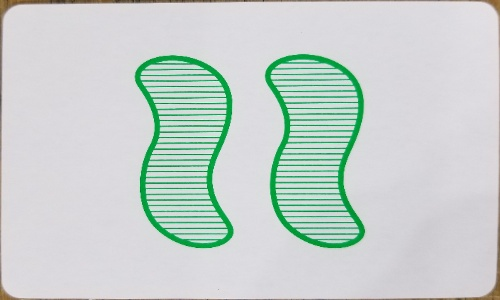
#> input picture images/sorted/color/green/20190412_211113.jpg, 500 x 300 px; its folder holds only this picture in this run
$ python trainColorSVM.py images/sorted/color/green/20190412_211113.jpg out.png
#> lines starting #> are read from the running program, lines starting #| are printed output that depends on the picture; after the words box and inside, x2 and y2 are one past the last pixel; in counts of white or black regions, pixels touching at a corner belong together
import cv2
import sys
import numpy as np
import os

def img_hist(img) :
    mask = cv2.bitwise_not(cv2.inRange(img, np.array([150,150,150]), np.array([255,255,255])))
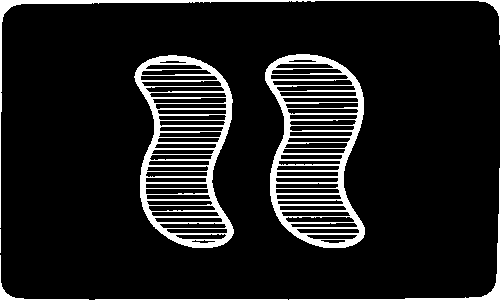
#> mask: shape (300, 500); 10.4% white; 8 white regions (1 under 20 px), largest, box (x1, y1, x2, y2) and area: (265, 54, 365, 248) 6568, (134, 55, 234, 248) 6243, (0, 0, 500, 228) 1648
#> img is the input picture: shape (300, 500, 3); mean B, G, R 206.2, 210, 199.4
    masked_img = cv2.bitwise_and(img,img,mask=mask)
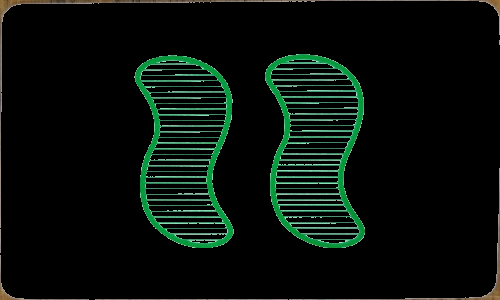
#> masked_img: shape (300, 500, 3); mean B, G, R 10.6, 15.7, 7.5
    hist = []
    for i in range(3) :
        hist.extend(cv2.calcHist([masked_img],[i],None,[8],[0,256]).flatten())
#> after the loop, hist = [134403, 2713, 4463, 4601, 2714, 1094, 12, 0, 134391, 43, 507, 2090, 8369, 3280, 1197, 123, 138940, 2068, 3576, 2597, 2607, 212, 0, 0]
    return np.array(hist)


colors_dir = 'images/sorted/color' #sys.argv[1]
hists = []
labels = []

for c in os.listdir(colors_dir) :
    class_dir = os.path.join(colors_dir,c)
    if os.path.isdir(class_dir) :
        class_hists = [img_hist(cv2.imread(os.path.join(class_dir,image))).flatten() \
                      for image in os.listdir(class_dir)]
        class_labels = [c for x in class_hists]
#> class_labels = ['green']
        hists.extend(class_hists)
        labels.extend(class_labels)
#> pass 2 of the loop `for c in os.listdir(colors_dir) :`:
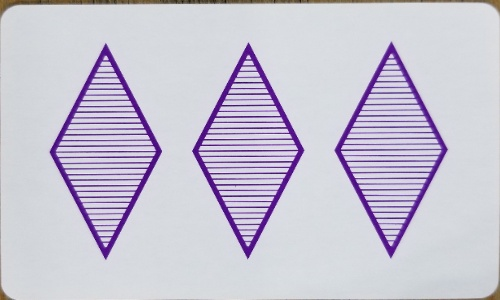
#> input picture images/sorted/color/purple/20190412_211126.jpg, 500 x 300 px
#> in img_hist (call 2), `mask = cv2.bitwise_not(cv2.inRange(img, np.array([150,150,150]), np.ar..`:
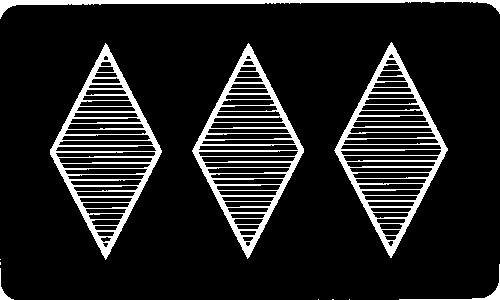
#> mask: shape (300, 500); 11.8% white; 11 white regions (5 under 20 px), largest, box (x1, y1, x2, y2) and area: (50, 43, 162, 260) 5276, (192, 43, 304, 259) 5097, (334, 42, 448, 258) 5013, (0, 0, 500, 19) 1944, (399, 264, 500, 300) 242, (0, 268, 14, 300) 98
#> in img_hist, img is the input picture: shape (300, 500, 3); mean B, G, R 212.6, 197.2, 201
#> in img_hist (call 2), `masked_img = cv2.bitwise_and(img,img,mask=mask)`:
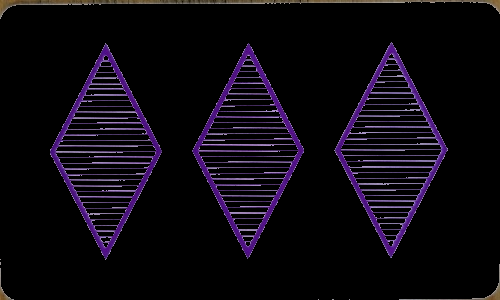
#> masked_img: shape (300, 500, 3); mean B, G, R 15.5, 8.3, 12.3
#> after the loop in img_hist (call 2), `for i in range(3) :`: hist = [132364, 838, 1012, 5435, 6917, 2782, 647, 5, 137065, 3342, 4208, 3426, 1959, 0, 0, 0, 132324, 181, 8790, 4569, 3262, 872, 2, 0]
#> class_labels = ['purple']


label_to_int = {l:i for i,l in enumerate(np.unique(labels))}
#> label_to_int = {'green': 0, 'purple': 1}
int_to_label = {label_to_int[l]:l for l in label_to_int}
#> int_to_label = {0: 'green', 1: 'purple'}
int_labels = np.array([label_to_int[x] for x in labels])
#> int_labels = [0, 1]
hists = np.array(hists)

svm = cv2.ml.SVM_create()
svm.setKernel(cv2.ml.SVM_LINEAR)
svm.setType(cv2.ml.SVM_C_SVC)
svm.setC(2.67)
svm.setGamma(5.383)
svm.train(hists, cv2.ml.ROW_SAMPLE, int_labels)
svm.save('colorSVM.dat') #sys.argv[2])
